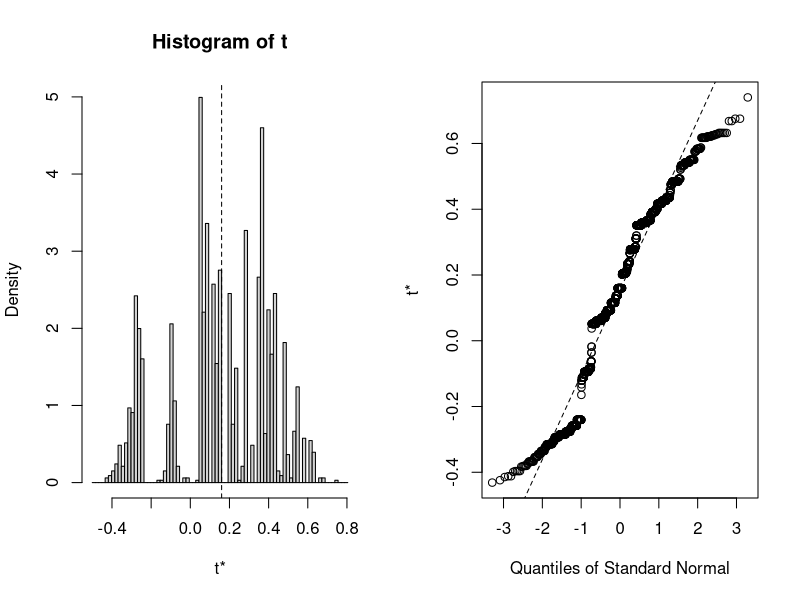

Recreate this plot in R.


# Goals: Do bootstrap inference, as an example, for a sample median.

library(boot)

samplemedian <- function(x, d) {        # d is a vector of integer indexes
  return(median(x[d]))                  # The genius is in the x[d] notation
}

data <- rnorm(50)                          # Generate a dataset with 50 obs
b  <-  boot(data, samplemedian, R=2000)    # 2000 bootstrap replications
cat("Sample median has a sigma of ", sd(b$t[,1]), "\n")
plot(b)

# Make a 99% confidence interval
boot.ci(b, conf=0.99, type="basic")

